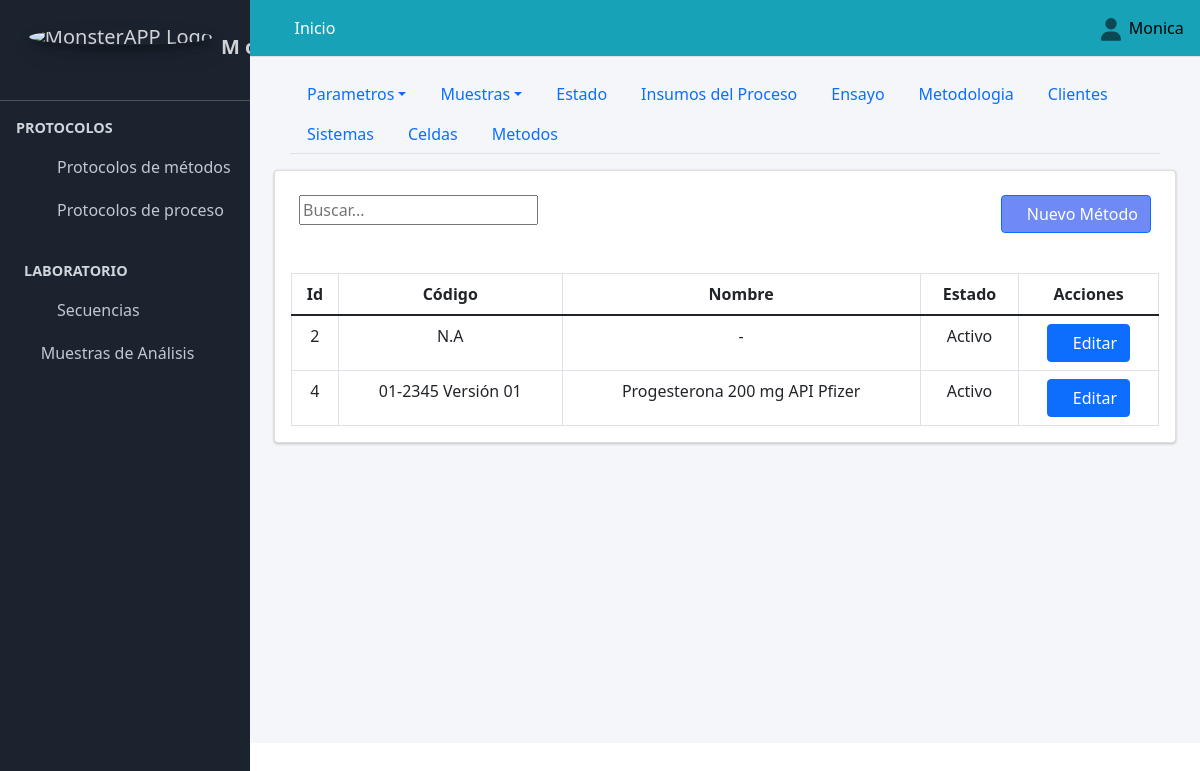
The app's page /metodos/ (signed in), older data.
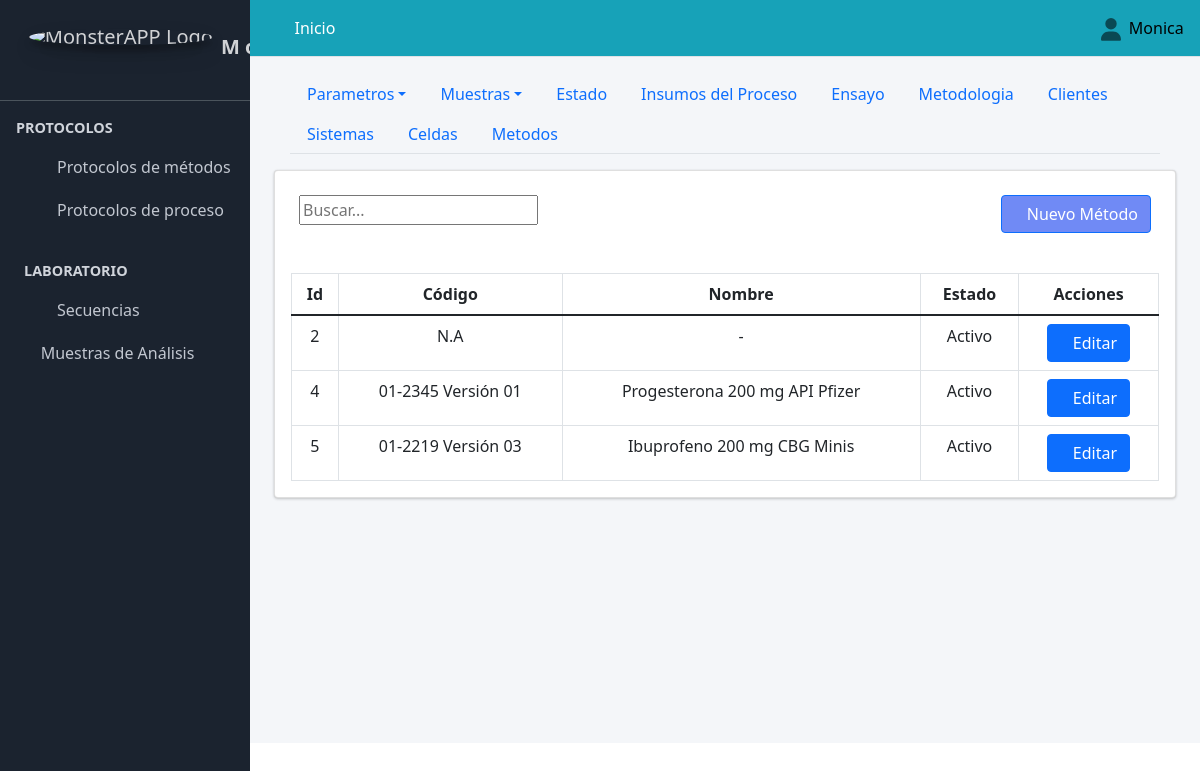
The same page, newer data.
### Aplicaciones/Protocolo_Metodos/models.py (models this page shows, shortened)
class Metodo(models.Model):
    codigo_metodo=models.CharField(verbose_name="código", max_length=90, unique=True)
    nombre_metodo=models.CharField(verbose_name="Nombre", max_length=90, unique=True)
    class Condicion(models.TextChoices):
        ACTIVO = "Activo", "ACTIVO"
        PASIVO = "Pasivo", "PASIVO"
    condicion=models.CharField(max_length=90, choices=Condicion.choices, default=Condicion.ACTIVO, verbose_name="Condicion")

### Aplicaciones/Protocolo_Metodos/views.py (the view)
# urls.py: path("metodos/", views.metodos, name="metodos"),
@login_required
def metodos(request):
    titulo="Metodos"
    metodos=Metodo.objects.all()
    if request.method == "POST":
        form = MetodoForm(request.POST or None)
        if form.is_valid():
            form.save()
            messages.success(request, "Método creado satisfactoriamente")
            return redirect("metodos")
        else:
             messages.error(request, "Por favor revisa los datos ingresados")
    else:
        form = MetodoForm()
    context={
        "titulo":titulo,
        "form":form,
        "metodos":metodos,
    }
    return render(request, "protocolo_metodos/metodos.html", context)

### Aplicaciones/Protocolo_Metodos/forms.py
class MetodoForm(forms.ModelForm):
    class Meta:
        model=Metodo
        exclude=["condicion"]

### SISTEMA_ANALITICO/templates/protocolo_metodos/metodos.html (shortened to what this page needs)
{% extends "partial/body.html" %}
{% load crispy_forms_tags %}
{% load crispy_forms_filters %}
{% block contenido %}
{% load bootstrap5 %}
{% include "partial/header_configuracion_protocolo_metodos.html" %}
        <div class="container-fluid">
        <div class="card">
          <div class="container-fluid">
            <div class="row">
              <div class="col-md-6">
                <br>
                       <div class="text-right">
            <div class="input-group rounded">
                <input type="search" id="myInput" class="numberinput gj-textbox-md" placeholder="Buscar..." aria-label="Search" aria-describedby="search-addon" />
              </div>
        </div>
                  </div>
                  <div class="col-md-6">
                    <br>
                      <div class="d-grid gap-2 d-md-flex justify-content-md-end">
                        <button class="btn btn-primary" style="background:#486af3c7" data-bs-toggle="modal" data-bs-target="#crear_parametros"><span class="fa fa-plus-circle"></span>Nuevo Método</button>
                        </div>
              </div>
              </div>
          </div><br>
            <div class="card-body">
              <table class="table  table-bordered display" id="example3">
                <thead class="">
                    <tr class="text-center">
                        <th class="text-center">Id</th>
                        <th class="text-center">Código</th>
                        <th class="text-center">Nombre</th>
                        <th class="text-center">Estado</th>
                        <th class="all text-center" >Acciones</th>
                    </tr>
                </thead>
                <tbody id="myTable">
                    {% for item in metodos.all %}
                    <tr class="text-center">
                        <td class="text-center">{{item.id}}</td>
                        <td class="text-center">{{item.codigo_metodo}}</td>
                        <td class="text-center">{{item.nombre_metodo}}</td>
                        <td class="text-center">{{item.condicion}}</td>
                        <td>
                            <a href="{% url 'editar_cliente' item.pk %}" class="btn btn-primary btn-circle text-center" data-bs-target="#modal_parametros_{{ item.pk }}" data-bs-toggle="modal"><span class="fa fa-edit"></span>Editar</a>
                        </td>
                    </tr>
<div class="modal fade" id="modal_parametros_{{ item.pk }}" tabindex="-1" aria-labelledby="modal_parametros" aria-hidden="true">
  {% endfor%}
</tbody>
</table>
</div>
</div>
</div>
{% endblock contenido %}

Row changes from the older to the newer data that the page shows:
added Metodo: id "5", codigo_metodo "01-2219 Versión 03", nombre_metodo "Ibuprofeno 200 mg CBG Minis", condicion "Activo"
